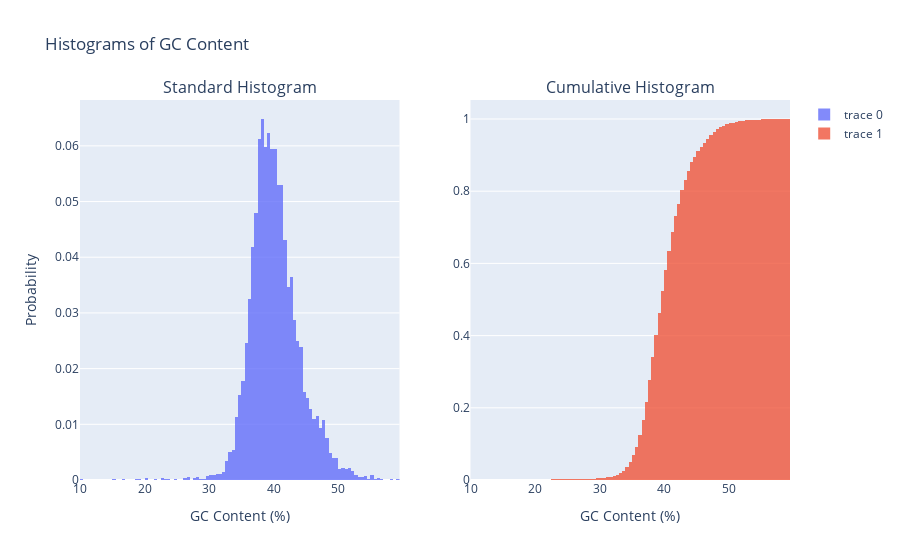

The code cell stored with this chart in its notebook:
### Markdown cell above
__THIRD CELL OF PROBLEM 1:__

f. Make a histogram of the GC content of all yeast genes.

### Code cell
import plotly.graph_objs as go
from plotly.subplots import make_subplots
import numpy as np

gc_contents = [gene_info['GC_content'] for gene_name, gene_info in gene_info_dict.items()]

fig = make_subplots(rows=1, cols=2, subplot_titles=('Standard Histogram', 'Cumulative Histogram'))

fig.add_trace(
    go.Histogram(x=gc_contents, opacity=0.8, histnorm='probability'),
    row=1, col=1
)

fig.add_trace(
    go.Histogram(x = gc_contents, opacity = 0.8, cumulative=dict(enabled=True),histnorm='probability'),
    row=1, col=2
)

fig.update_layout(
    title_text='Histograms of GC Content',
    xaxis_title='GC Content (%)',
    yaxis_title='Probability',
    xaxis2_title='GC Content (%)'
)

fig.show()

### Figure 1 — Plotly figure (JSON) as saved in the notebook; plotly's stock layout.template omitted (floating-point values rounded to 4 significant figures; data arrays with more than 128 entries replaced by an {"elided": "..."} marker saying what was removed)
{"data": [{"histnorm": "probability", "opacity": 0.8, "type": "histogram", "x": {"elided": "6032 float values"}, "xaxis": "x", "yaxis": "y"}, {"cumulative": {"enabled": true}, "histnorm": "probability", "opacity": 0.8, "type": "histogram", "x": {"elided": "6032 float values"}, "xaxis": "x2", "yaxis": "y2"}], "layout": {"annotations": [{"font": {"size": 16}, "showarrow": false, "text": "Standard Histogram", "x": 0.225, "xanchor": "center", "xref": "paper", "y": 1, "yanchor": "bottom", "yref": "paper"}, {"font": {"size": 16}, "showarrow": false, "text": "Cumulative Histogram", "x": 0.775, "xanchor": "center", "xref": "paper", "y": 1, "yanchor": "bottom", "yref": "paper"}], "title": {"text": "Histograms of GC Content"}, "xaxis": {"anchor": "y", "domain": [0, 0.45], "title": {"text": "GC Content (%)"}}, "xaxis2": {"anchor": "y2", "domain": [0.55, 1], "title": {"text": "GC Content (%)"}}, "yaxis": {"anchor": "x", "domain": [0, 1], "title": {"text": "Probability"}}, "yaxis2": {"anchor": "x2", "domain": [0, 1]}}}
